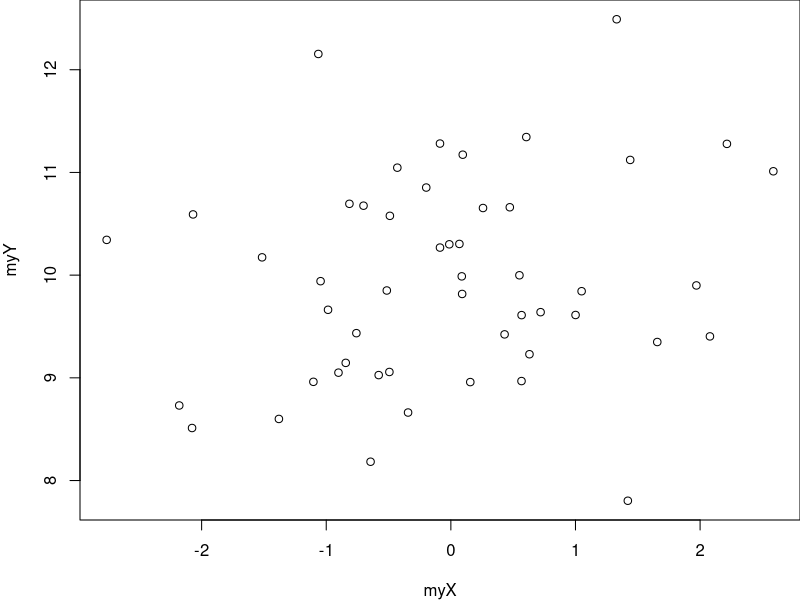
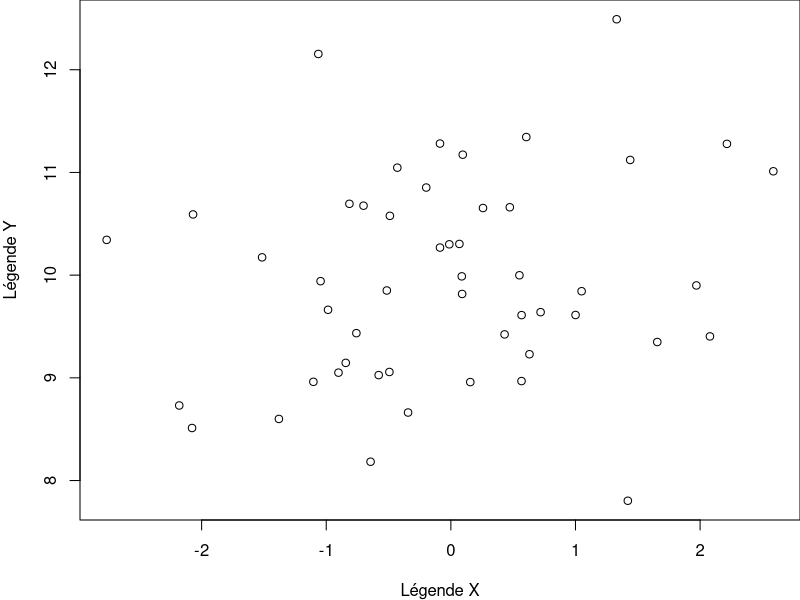
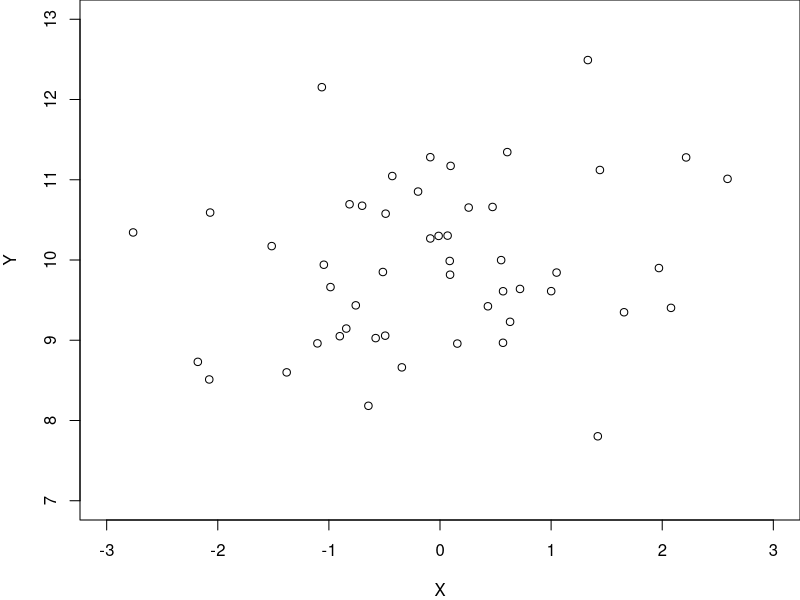
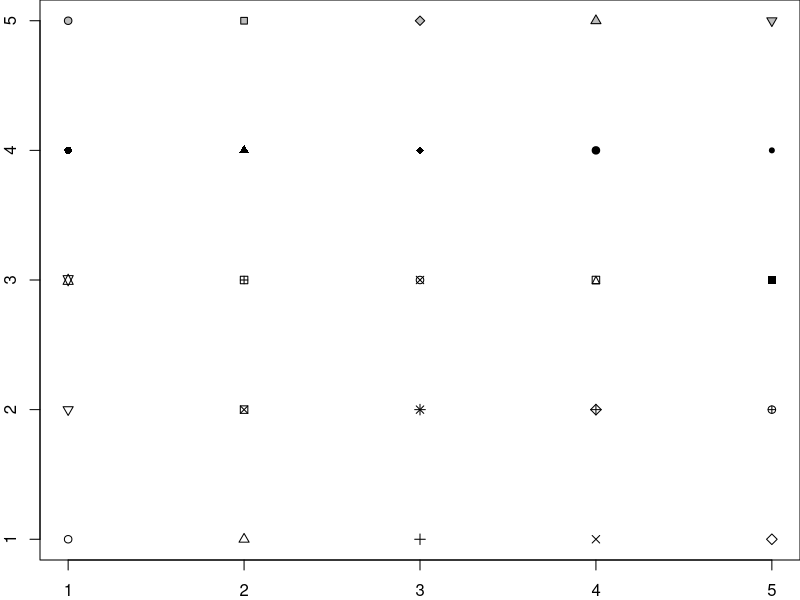
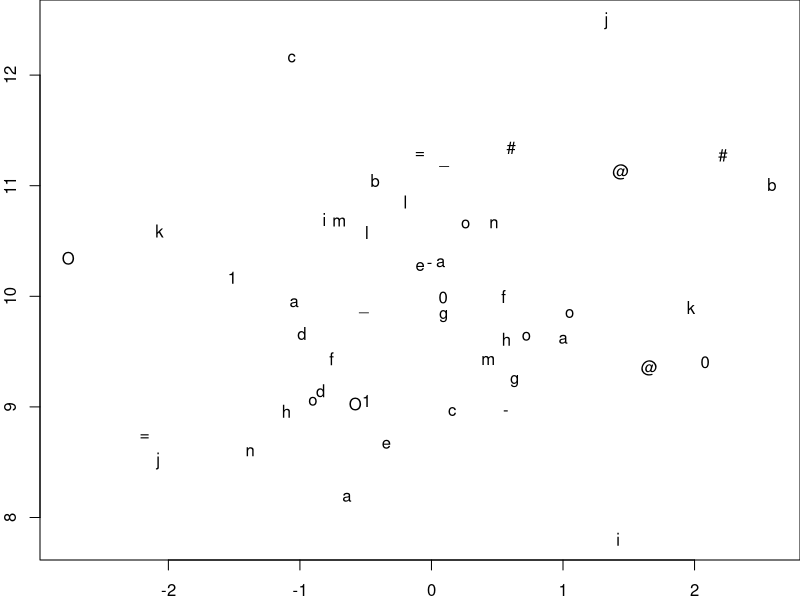
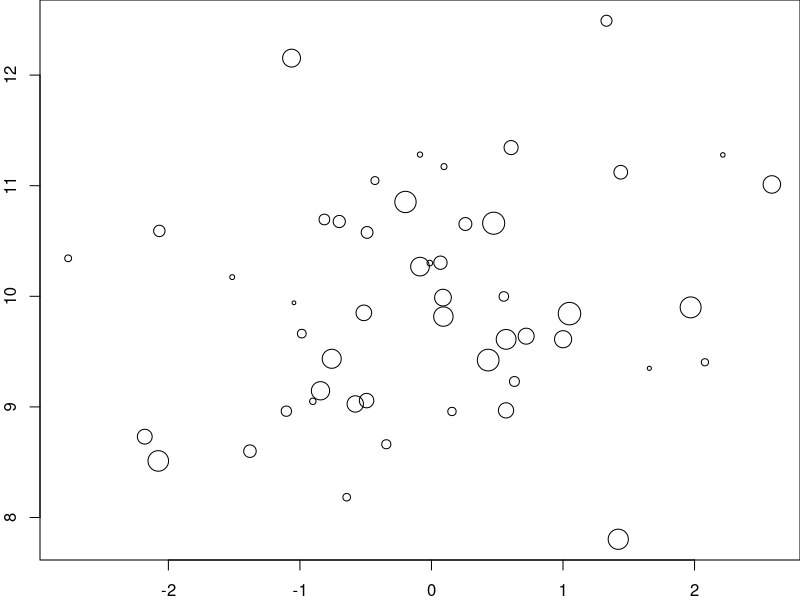
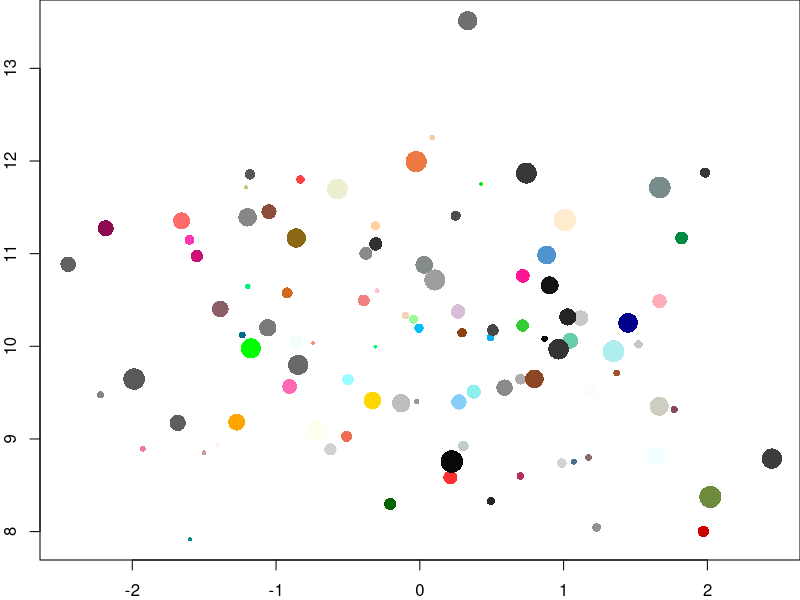
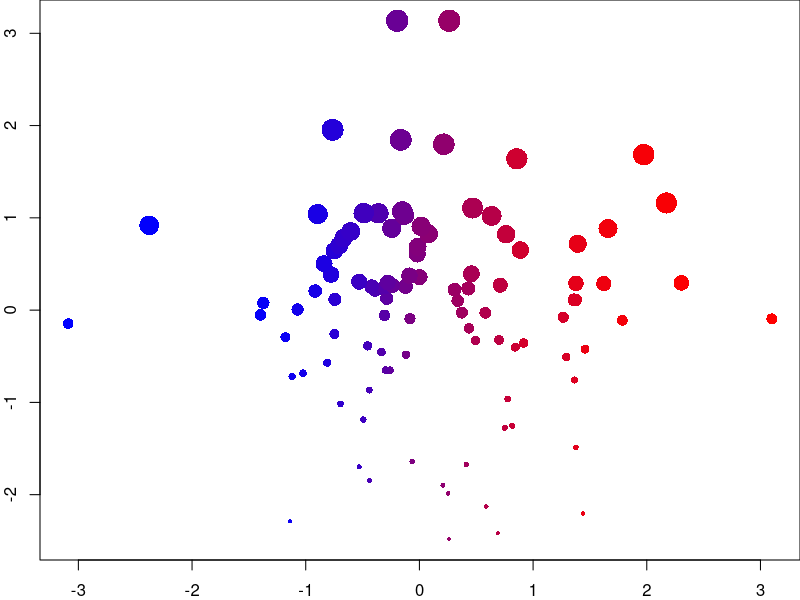

Write R code to recreate these figures, in order.
## ---- chunk 1
op <- par(no.readonly = TRUE)
## ---- chunk 2
# tirage aléatoire de 50 valeurs dans une loi Normale
myX <- rnorm(50, mean = 0, sd = 1) 
myY <- rnorm(50, mean = 10, sd = 1)
par(mar = c(4, 4, 0, 0)) # réduction des marges
plot(x = myX, y = myY)
## ---- chunk 3
par(mar = c(4, 4, 0, 0)) # réduction des marges
plot(x = myX, y = myY, 
  xlab = "Légende X", ylab = "Légende Y")
## ---- chunk 4
par(mar = c(4, 4, 0, 0)) # réduction des marges
plot(x = myX, y = myY, 
  xlab = "X", ylab = "Y", 
  xlim = c(-3, 3), ylim = c(7, 13))
## ---- chunk 5
par(mar = c(2, 2, 0, 0)) # réduction des marges
plot(x = rep(seq(1:5), 5), y = rep(seq(1:5), each = 5),
  pch = 1:25, bg = "gray", xlab = "", ylab = "")
## ---- chunk 6
par(mar = c(2, 2, 0, 0)) # réduction des marges
plot(x = myX, y = myY, xlab = "", ylab = "",
  pch = c(
    "a", "@", "#", "1", "=", "-", "_", "o", "O", "0", 
    letters[1:15]))
## ---- chunk 7
par(mar = c(2, 2, 0, 0)) # réduction des marges
plot(x = myX, y = myY, xlab = "", ylab = "",
  cex = seq(from = 0.5, to = 3, length.out = 50))
## ---- chunk 8
myX <- rnorm(100, mean = 0, sd = 1)
myY <- rnorm(100, mean = 10, sd = 1)
par(mar = c(2, 2, 0, 0)) # réduction des marges
plot(x = myX, y = myY, xlab = "", ylab = "",
  cex = seq(from = 0.5, to = 3, length.out = 100),
  pch = 16,
  col = sample(colors(), 100))
## ---- chunk 9
myX <- rnorm(100)
myY <- rnorm(100)
dfGraph <- data.frame(myX, myY)
dfGraph <- dfGraph[order(dfGraph$myX),]
dfGraph$myCol <- colorRampPalette(c("blue", "red"))(100)
dfGraph <- dfGraph[order(dfGraph$myY),]
dfGraph$myCex <- seq(from = 0.5, to = 3, length.out = 100)
par(mar = c(2, 2, 0, 0)) # réduction des marges
plot(x = dfGraph$myX, y = dfGraph$myY, 
  cex = dfGraph$myCex, pch = 16, col = dfGraph$myCol, 
  xlab = "", ylab = "")
## ---- chunk 10
myX <- 1:20
myY <- rnorm(20, mean = 10, sd = 1)
par(mar = c(2, 2, 0, 0)) # réduction des marges
plot(x = myX, y = myY, xlab = "", ylab = "",
  type = 'b') # 'p', 'l', 'b', 'c', 'o', 'h', 's', 'S', 'n'
## ---- chunk 11
par(mfrow = c(1, 2), mar = c(2, 2, 0, 0))
plot(x = myX, y = myY, xlab = "", ylab = "",
  type = 'b', pch = 16, cex = 3) 
grid(lwd = 3, lty = 1)
plot(x = myX, y = myY, xlab = "", ylab = "",
  type = 'b', pch = 16, cex = 3, 
  panel.first = grid(lwd = 3, lty = 1)) 
par(mfrow = c(1, 1))
## ---- chunk 12
op <- par(no.readonly = TRUE)
par(mfrow = c(2, 2), mar = c(2, 2, 0, 0))
graph4 <- lapply(1:4, function(i){
  plot(x = rnorm(100), y = rnorm(100),
    xlab = "", ylab = "",
    col = i, pch = 16)
})
par(op)
## ---- chunk 13
myX <- rnorm(100)
myY <- rnorm(100)
par(mar = c(2, 2, 0, 0)) 
plot(x = myX, y = myY, xlab = "", ylab = "",
  xlim = c(-4, 4), ylim = c(-4, 4),   
  pch = 16, cex = 1.5, 
  col = sample(colors(), size = 100),
  panel.first = {
    grid()
    abline(v = c(min(myX), max(myX)), lty = 2)
    abline(h = c(min(myY), max(myY)), lty = 2)
    abline(v = mean(myX), lty = 1)
    abline(h = mean(myY), lty = 1)
})
## ---- chunk 14
op <- par(no.readonly = TRUE)
par(mfrow = c(2, 2), mar = c(2, 2, 1, 1))
myX <- list(
  rnorm(1000),
  rgamma(1000, shape = 1),
  sample(1:100, size = 1000, replace = TRUE),
  rbeta(1000, shape1 = 1, shape2 = 2)
)
myTitle <- c("Normal", "Gamma", "Uniform", "Beta")
tr <- lapply(1:4, function(i){
  hist(myX[[i]], 
    col = heat.colors(15), 
    main = myTitle[i]
  )
})
par(op)
## ---- chunk 15
myX <- c(4, 5, 8)
par(mar = c(3, 3, 1, 1)) 
barplot(myX, names.arg = c("A", "B", "C"))
## ---- chunk 16
op <- par(no.readonly = TRUE)
par(mfrow = c(1, 2), mar = c(2, 2, 1, 1))
myX <- matrix(c(4, 5, 8, 4, 6, 2), nrow = 2)
barplot(myX, names.arg = c("A", "B", "C"))
myX <- matrix(c(4, 5, 8, 4, 6, 2, 3, 4, 5), nrow = 3)
barplot(myX, names.arg = c("A", "B", "C"))
par(op)
## ---- chunk 17
n <- 50
myX <- rnorm(n)
myY <- rnorm(n)
myCol <- c(2, sample(c(4, 2), size = (n - 1), replace = TRUE))
myColors <- colorRampPalette(c("blue", "red"))(100)
myYCut <- cut(myY, breaks = -4:4)
myXCut <- cut(myX, breaks = -4:4)
myYCutCol <- table(myCol, myYCut)
myXCutCol <- table(myCol, myXCut)
xCol <- round(
  myXCutCol[1,] / (myXCutCol[1,] + myXCutCol[2,]) * 100
)
xCol[is.na(xCol) | xCol == 0] <- 1
yCol <- round(
  myYCutCol[1,] / (myYCutCol[1,] + myYCutCol[2,]) * 100
)
yCol[is.na(yCol) | yCol == 0] <- 1
op <- par(no.readonly = TRUE)
par(mar = c(2, 3, 1, 1))
layout(matrix(c(1, 1, 0, 
                2, 2, 3, 
                2, 2, 3), ncol = 3, byrow = TRUE))
barplot(table(myXCut), las = 1, col = myColors[xCol])
plot(x = myX, y = myY, col = myCol, pch = 16, 
  xlim = c(-4, 4), ylim = c(-4, 4), cex = 1.5, 
  panel.first = grid())
barplot(
  table(myYCut), 
  las = 1, 
  horiz = TRUE, 
  col = myColors[yCol])
par(op)
## ---- chunk 18
graphBarplotCol <- function(n){
  myX <- rnorm(n)
  myY <- rnorm(n)
  myCol <- c(2, sample(c(4, 2), size = (n - 1), replace = TRUE))
  myColors <- colorRampPalette(c("blue", "red"))(100)
  myYCut <- cut(myY, breaks = -4:4)
  myXCut <- cut(myX, breaks = -4:4)
  myYCutCol <- table(myCol, myYCut)
  myXCutCol <- table(myCol, myXCut)
  xCol <- round(
    myXCutCol[1,] / (myXCutCol[1,] + myXCutCol[2,]) * 100
  )
  xCol[is.na(xCol) | xCol == 0] <- 1
  yCol <- round(
    myYCutCol[1,] / (myYCutCol[1,] + myYCutCol[2,]) * 100
  )
  yCol[is.na(yCol) | yCol == 0] <- 1
  op <- par(no.readonly = TRUE)
  par(mar = c(2, 3, 1, 1))
  layout(matrix(c(1, 1, 0, 
                  2, 2, 3, 
                  2, 2, 3), ncol = 3, byrow = TRUE))
  barplot(table(myXCut), las = 1, col = myColors[xCol])
  plot(x = myX, y = myY, col = myCol, pch = 16, 
    xlim = c(-4, 4), ylim = c(-4, 4), cex = 1.5, 
    panel.first = grid())
  barplot(
    table(myYCut), 
    las = 1, 
    horiz = TRUE, 
    col = myColors[yCol])
  par(op)
}
graphBarplotCol(n = 1000)
## ---- chunk 19
par(mar = c(3, 1, 1, 1)) # réduction des marges
barplot(rnorm(20), horiz = TRUE, col = rainbow(20))
## ---- chunk 20
gender <- data.frame(
  m = cut(sample(1:75, 1000, replace = TRUE), 
    breaks = seq(from = 0, to = 80, by = 10)), 
  f = cut(sample(1:75, 1000, replace = TRUE), 
    breaks = seq(from = 0, to = 80, by = 10))
)
op <- par(no.readonly = TRUE)
par(mfrow = c(1, 2), mar = c(2, 1, 2, 1))
barplot(
  -table(gender$f), 
  horiz = TRUE, 
  col = "salmon")
barplot(
  table(gender$m), 
  horiz = TRUE, 
  col = "lightblue")
par(op)
## ---- chunk 21
df <- data.frame(
  box1 = rnorm(1000), 
  box2 = rgamma(1000, shape = 1), 
  box3 = sample(-3:3, size = 1000, replace = TRUE),
  box4 = rbeta(1000, shape1 = 1, shape2 = 2)
)
par(mar = c(2, 2, 0, 0)) # réduction des marges
boxplot(
  df, 
  col = c(
    rgb(0, 94, 255, maxColorValue = 255),  
    rgb(255, 0, 174, maxColorValue = 255),  
    rgb(255, 136, 0, maxColorValue = 255),  
    rgb(119, 255, 0, maxColorValue = 255)))
## ---- chunk 22
df$cat <- sample(
  c("w", "x", "y", "z"), 
  size = 1000, 
  replace = TRUE)
par(mar = c(4, 4, 0, 0)) 
boxplot(
  df$box3 ~ df$cat, 
  col = c(rgb(0, 94, 255, maxColorValue = 255),  
    rgb(255, 0, 174, maxColorValue = 255),  
    rgb(255, 136, 0, maxColorValue = 255),  
    rgb(119, 255, 0, maxColorValue = 255)), 
  ylab = "Box3")
## ---- chunk 23
df$cat2 <- sample(1:3, size = 1000, replace = TRUE)
par(mar = c(2, 2, 0, 0)) 
boxplot(
  df$box4 ~ df$cat*df$cat2, 
  col = c(
    rgb(0, 94, 255, maxColorValue = 255),  
    rgb(255, 0, 174, maxColorValue = 255),  
    rgb(255, 136, 0, maxColorValue = 255),  
    rgb(119, 255, 0, maxColorValue = 255)), 
  ylab = "Box4")
## ---- chunk 24
df$cat <- sample(
  c("w", "x", "y", "z"), 
  size = 1000, 
  replace = TRUE)
par(mar = c(2, 2, 0, 0)) 
boxplot(
  df$box2 ~ df$cat, 
  horizontal = TRUE, 
  col = c(rgb(255, 110, 0, maxColorValue = 255),  
  rgb(230, 255, 0, maxColorValue = 255),  
  rgb(0, 178, 255, maxColorValue = 255),  
  rgb(166, 0, 255, maxColorValue = 255)), xlab = "Box2")
